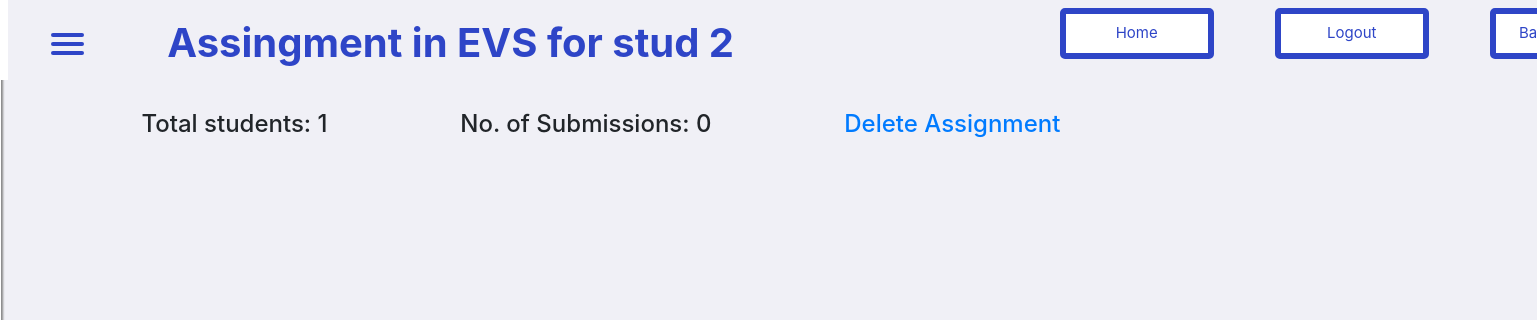
The page /assignment_summary/7 (signed in) on the database as committed earlier.
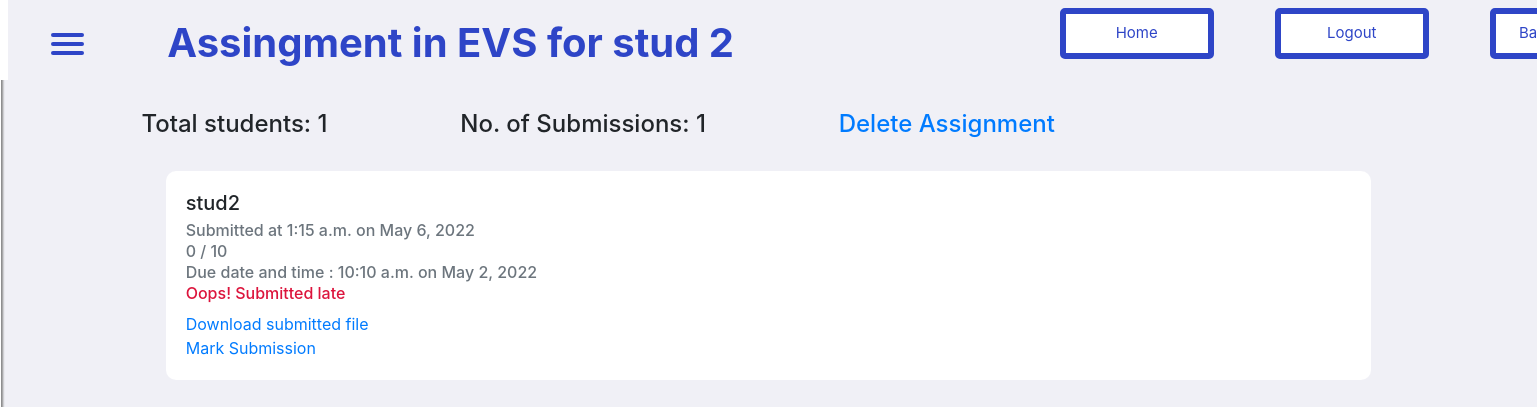
The same page on the database as committed later.
### base/models.py (models this page shows, shortened)
class Assignments(models.Model):
    assignment_name=models.CharField(max_length=50)
    classroom_id=models.ForeignKey(Classrooms,on_delete=models.CASCADE)
    due_date=models.DateField()
    due_time=models.TimeField(default=datetime.time(10,10))
    posted_date=models.DateField(auto_now_add=True)
    instructions=models.TextField()
    total_marks=models.IntegerField(default=100)
    instruction_file = models.FileField(upload_to='documents')

class Submissions(models.Model):
    assignment_id=models.ForeignKey(Assignments,on_delete=models.CASCADE)
    student_id=models.ForeignKey(Students,on_delete=models.CASCADE)
    submitted_date=models.DateField(auto_now_add=True)
    submitted_time=models.TimeField(auto_now_add=True)
    submitted_on_time=models.BooleanField(default=True)
    marks_alloted=models.IntegerField(default=0)
    submission_file = models.FileField(upload_to='documents')

class Students(models.Model):
    student_id=models.ForeignKey(settings.AUTH_USER_MODEL,on_delete=models.CASCADE, null=True)
    classroom_id=models.ForeignKey(Classrooms,on_delete=models.CASCADE)

class CustomUser(AbstractUser):
    email = models.EmailField()
    profile_photo = models.ImageField(upload_to='images', default='images/default_user_image.jpg')
    is_free_trial = models.BooleanField(default=False)
    is_subscribed = models.BooleanField(default=False)
    date_creation = models.DateTimeField(default=datetime.datetime.now)
    expiry_free_trial = models.DateTimeField(default=datetime.datetime.now)
    finished_free_trial = models.BooleanField(default = False)

### base/decorators.py (the view)
        def _arguments_wrapper(request, *args, **kwargs):
            if kwargs.get('classroom_id'):
                query_id = kwargs['classroom_id']
            elif kwargs.get('assignment_id'):
                try:
                    assignment = Assignments.objects.get(pk=kwargs['assignment_id'])
                except Exception as e:
                    print(str(e))
                    return redirect('home')
                query_id = assignment.classroom_id.id
            try:
                classroom = Classrooms.objects.get(pk=query_id)
            except Exception as e:
                print(str(e))
                return redirect('render_class',id=query_id)
            teacher_count = Teachers.objects.filter(teacher_id=request.user,classroom_id=classroom).count()
            if teacher_count == 0:
                return redirect('render_class',id=query_id)
            return view_method(request,*args,**kwargs)

### base/views/assignments.py (called while the page is built)
@login_required(login_url='login')
@teacher_required('home')
def assignment_summary(request,assignment_id):
    assignment = Assignments.objects.filter(pk = assignment_id).first()
    submissions = Submissions.objects.filter(assignment_id = assignment_id)
    teachers = Teachers.objects.filter(classroom_id = assignment.classroom_id)
    teacher_mapping = Teachers.objects.filter(teacher_id=request.user).select_related('classroom_id')
    student_mapping = Students.objects.filter(student_id=request.user).select_related('classroom_id')
    no_of_students = Students.objects.filter(classroom_id=assignment.classroom_id)
    mappings = chain(teacher_mapping,student_mapping)
    return render(request,'base/assignment_summary.html',{'assignment':assignment,'submissions':submissions,'mappings':mappings,'no_of_students':no_of_students})

### base/templates/base/assignment_summary.html (shortened to what this page needs)
{% load static %}
<!DOCTYPE html>
<html lang="en">
<head>
    <link rel="stylesheet" type="text/css" href="{% static 'css/main.css' %}">
    <link rel="stylesheet" type="text/css" href="{% static 'css/base_class.css' %}">
    <link rel="stylesheet" type="text/css" href="{% static 'css/assignment_summary.css' %}">
    <link rel="stylesheet" href="https://cdn.jsdelivr.net/npm/bootstrap@4.5.3/dist/css/bootstrap.min.css">
</head>
<body class="container-fluid">
    <div>
    <nav class="navbar navbar-expand-lg navbar-light navbar_custom">
        <nav role="navigation">
          <div id="menuToggle" style="z-index: 6;" >
            <span></span>
            <span></span>
            <span></span>
          </div>
          </nav>
          <div class="navbar-brand" href="#" style="font-size:250% !important; color:#2e45c7 !important; margin-left: 7%; margin-right: 20%"><b>{{assignment.assignment_name}}</b></div>
          <div class="collapse navbar-collapse" id="navbarSupportedContent">
            <ul class="navbar-nav mr-auto">
                <li class="nav-item">
                    <a class="nav-link mybtn myinfo" href="{% url 'home' %}">Home</a>
                  </li>
                  <li class="nav-item active">
                    <a class="nav-link mybtn myinfo" href="{% url 'logout' %}">Logout</a>
                  <li class="nav-item">
                    <a class="nav-link mybtn myinfo" href="{% url 'render_class' id=assignment.classroom_id.id %}">Back to Class</a>
                  </li>
            </ul>
        </div>
        </nav>
        </div>
    <br>
    <h4>&emsp;&emsp;&emsp;&emsp;&emsp; Total students: {{ no_of_students.count }} &emsp;&emsp;&emsp;&emsp;&emsp; No. of Submissions: {{ submissions.count }} &emsp;&emsp;&emsp;&emsp;&emsp; <a href="{% url 'delete_assignment' assignment_id=assignment.id %}">Delete Assignment</a></h4>
    {% for submission in submissions %}
    <div class="container_of_submissions">
      <br>
        <div class="card-body submission-card">
            <h5 class="card-title">{{ submission.student_id.student_id.username }}</h5>
            <h6 class="card-subtitle mb-2 text-muted">Submitted at {{ submission.submitted_time }} on {{ submission.submitted_date }}</h6>
            <h6 class="card-subtitle mb-2 text-muted">{{ submission.marks_alloted }} / {{ submission.assignment_id.total_marks }}</h6>
            <h6 class="card-subtitle mb-2 text-muted">Due date and time : {{ submission.assignment_id.due_time }} on {{ submission.assignment_id.due_date }}</h6>
            {% if submission.submitted_on_time %}
            <h6 class="card-subtitle mb-2 text-muted">Submitted on time</h6>
            {% else %}
            <h6 class="card-subtitle mb-2 text-muted" style="color: crimson !important;">Oops! Submitted late</h6>
            {% endif %}
            <a  href="{% get_media_prefix %}{{ submission.submission_file }}" download> Download submitted file </a>
            <br>
            <a href="#mark_assignment" data-max_value="{{ submission.assignment_id.total_marks }}" data-submission_value="{{ submission.id }}" data-assignment_value="{{ submission.assignment_id.id }}" data-user_id="{{ user.id }}">Mark Submission</a>
        </div>
    </div>
    {% endfor %}
</body>
</html>

### static/css/main.css (style rules this page uses)
body { background-color: #f0f0f6 !important; }
.mybtn { border: 6px solid !important; border-color: #2e45c7 !important; border-radius: 5px !important; width: 10vw; font-size: 15px !important; cursor: pointer !important; margin-left: 2vw; margin-right: 2vw; text-align: center; }
.myinfo { background: white !important; color: #2e45c7 !important; }
.navbar_custom { background-color: #f0f0f6 !important; }

### static/css/base_class.css (style rules this page uses)
body { background-color: #f0f0f6 !important; }
#menuToggle { display: block; position: relative; top: 3px; left: 20px; z-index: 1; -webkit-user-select: none; user-select: none; }
#menuToggle span { display: block; width: 33px; height: 4px; margin-bottom: 5px; position: relative; background: #2e45c7; border-radius: 3px; z-index: 1; transform-origin: 4px 0px; transition: transform 0.5s cubic-bezier(0.77,0.2,0.05,1.0), background 0.5s cubic-bezier(0.77,0.2,0.05,1.0), opacity 0.55s ease; }
#menuToggle span:nth-last-child(2) { transform-origin: 0% 100%; }

### static/css/assignment_summary.css (style rules this page uses)
.submission-card { background-color: white; border-radius: 10px; }
.container_of_submissions { margin-left: 10% !important; margin-right: 10% !important; }

Rows that differ between the two databases and show on the page:
added Submissions: student_id.student_id.username "stud2", submitted_time "1:15 a.m.", submitted_date "May 6, 2022", marks_alloted "0", assignment_id.total_marks "10", assignment_id.due_time "10:10 a.m.", assignment_id.due_date "May 2, 2022", submitted_on_time "Oops! Submitted late"
Other text that changed with them:
{{ submissions.count }}: "0" → "1"
